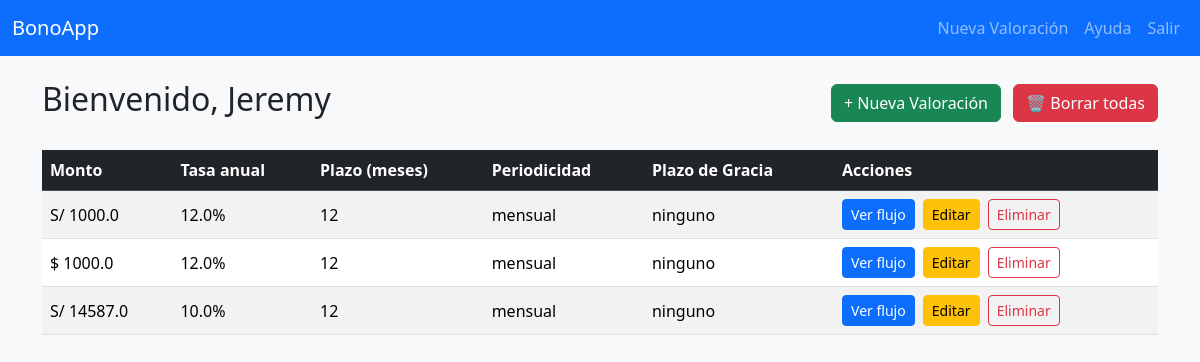
The page / (signed in) on the database its author committed.
### tables this page shows
CREATE TABLE valoracion_bono (
            id_valoracion INTEGER PRIMARY KEY AUTOINCREMENT,
            user_id INTEGER NOT NULL,
            monto_bono REAL NOT NULL,
            tasa_anual REAL NOT NULL,
            plazo_meses INTEGER NOT NULL,
            periodicidad TEXT NOT NULL,
            plazo_gracia TEXT NOT NULL,
            metodo TEXT NOT NULL,
            precio_compra REAL, currency TEXT DEFAULT 'PEN', rate_type TEXT DEFAULT 'efectiva', capitalization INTEGER DEFAULT 12,
            FOREIGN KEY(user_id) REFERENCES users(id)
        );

### app.py (the view)
@app.route("/")
def home():
    if "user_id" not in session:
        return redirect(url_for("login"))
    db = get_db()
    valoraciones = db.execute(
        "SELECT * FROM valoracion_bono WHERE user_id = ?",
        (session["user_id"],)
    ).fetchall()
    return render_template("home.html", valoraciones=valoraciones)

### app.py (called while the page is built)
def get_db():
    if 'db' not in g:
        g.db = sqlite3.connect(DB_PATH)
        g.db.row_factory = sqlite3.Row
    return g.db

### templates/home.html (shortened to what this page needs)
{% extends 'base.html' %}
{% block content %}
<div class="d-flex justify-content-between align-items-center mb-4">
    <h2>Bienvenido, {{ session.user_name }}</h2>
    <div>
      <a class="btn btn-success me-2" href="{{ url_for('new_bono') }}">+ Nueva Valoración</a>
      <form action="{{ url_for('clear_valoraciones') }}" method="post" class="d-inline"
            onsubmit="return confirm('¿Borrar todas tus valoraciones?');">
        <button type="submit" class="btn btn-danger">🗑️ Borrar todas</button>
      </form>
    </div>
  </div>
{% if valoraciones %}
  <div class="table-responsive">
    <table class="table table-striped align-middle">
      <thead class="table-dark">
        <tr>
          <th>Monto</th>
          <th>Tasa anual</th>
          <th>Plazo (meses)</th>
          <th>Periodicidad</th>
          <th>Plazo de Gracia</th>
          <th>Acciones</th>
        </tr>
      </thead>
      <tbody>
      {% for v in valoraciones %}
        {% set symbol = {'PEN':'S/','USD':'$','EUR':'€'}.get(v.currency, v.currency) %}
        <tr>
          <td>{{ symbol }} {{ v.monto_bono }}</td>
          <td>{{ v.tasa_anual }}%</td>
          <td>{{ v.plazo_meses }}</td>
          <td>{{ v.periodicidad }}</td>
          <td>{{ v.plazo_gracia }}</td>
          <td>
            <a class="btn btn-sm btn-primary me-1" href="{{ url_for('bono_flow', id_valoracion=v.id_valoracion) }}">Ver flujo</a>
            <a class="btn btn-sm btn-warning me-1" href="{{ url_for('edit_bono', id_valoracion=v.id_valoracion) }}">Editar</a>
            <form action="{{ url_for('delete_bono', id_valoracion=v.id_valoracion) }}" method="post" class="d-inline" onsubmit="return confirm('¿Eliminar esta valoración?');">
              <button class="btn btn-sm btn-outline-danger">Eliminar</button>
            </form>
          </td>
        </tr>
      {% endfor %}
      </tbody>
    </table>
  </div>
{% else %}
  <p class="text-muted">No tienes valoraciones aún.</p>
{% endif %}
{% endblock %}

### templates/base.html (shortened to what this page needs)
<!doctype html>
<html lang="es">
<head>
  <link
    href="https://cdn.jsdelivr.net/npm/bootstrap@5.3.5/dist/css/bootstrap.min.css"
    rel="stylesheet"
  >
</head>
<body class="bg-light">
  <nav class="navbar navbar-expand-lg navbar-dark bg-primary mb-4">
    <div class="container-fluid">
      <a class="navbar-brand" href="{{ url_for('home') }}">BonoApp</a>
      <div class="collapse navbar-collapse" id="navMenu">
        <ul class="navbar-nav ms-auto">
          {% if session.user_name %}
            <li class="nav-item"><a class="nav-link" href="{{ url_for('new_bono') }}">Nueva Valoración</a></li>
            <li class="nav-item"><a class="nav-link" href="{{ url_for('help_page') }}">Ayuda</a></li>
            <li class="nav-item"><a class="nav-link" href="{{ url_for('logout') }}">Salir</a></li>
          {% else %}
            <li class="nav-item"><a class="nav-link" href="{{ url_for('login') }}">Login</a></li>
            <li class="nav-item"><a class="nav-link" href="{{ url_for('register') }}">Registro</a></li>
          {% endif %}
        </ul>
      </div>
    </div>
  </nav>
  <main class="container">
    {% block content %}{% endblock %}
  </main>
</body>
</html>

### rows shown on the page
valoracion_bono: symbol "S/", monto_bono "1000.0", tasa_anual "12.0", plazo_meses "12", periodicidad "mensual", plazo_gracia "ninguno"
valoracion_bono: symbol "$", monto_bono "1000.0", tasa_anual "12.0", plazo_meses "12", periodicidad "mensual", plazo_gracia "ninguno"
valoracion_bono: symbol "S/", monto_bono "14587.0", tasa_anual "10.0", plazo_meses "12", periodicidad "mensual", plazo_gracia "ninguno"

### other values the page prints
{{ session.user_name }} "Jeremy"
